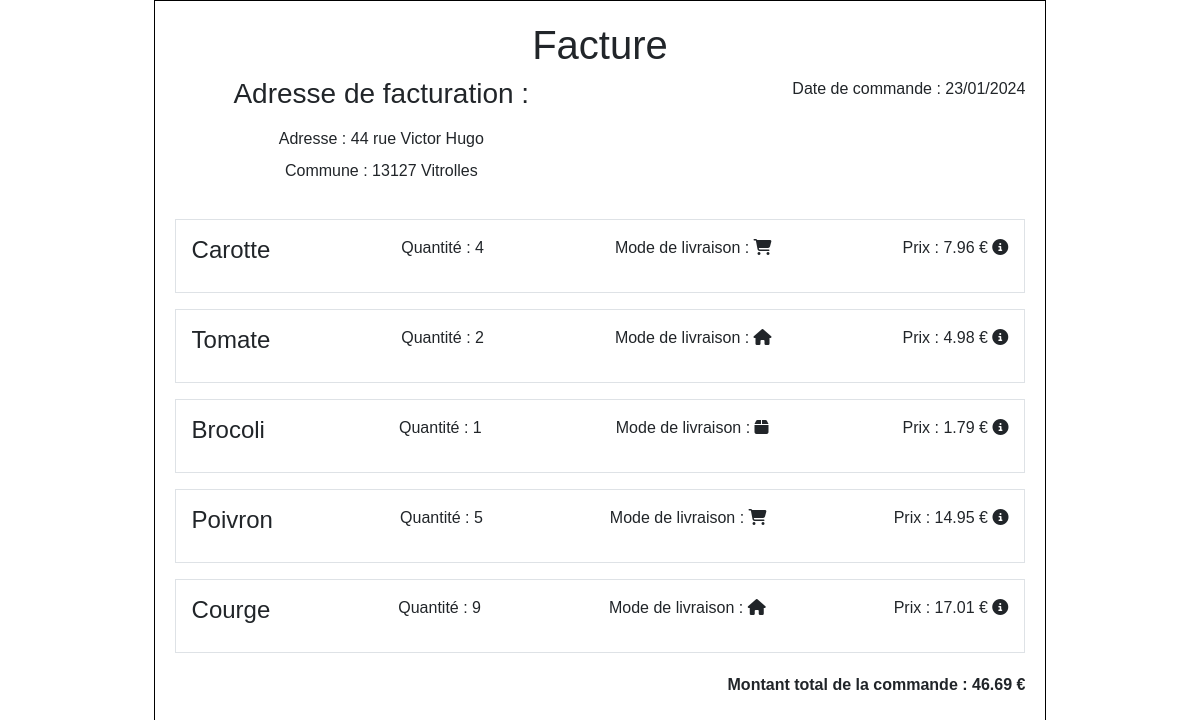
Screenshot of /views/facture.php with the database file from the repository.
### tables this page shows
CREATE TABLE IF NOT EXISTS `adresse` (
  `id` int NOT NULL AUTO_INCREMENT,
  `num` varchar(255) DEFAULT NULL,
  `rue` varchar(255) DEFAULT NULL,
  `CP` varchar(10) DEFAULT NULL,
  `commune` varchar(255) DEFAULT NULL,
  PRIMARY KEY (`id`)
);

CREATE TABLE IF NOT EXISTS `article` (
  `id` int NOT NULL AUTO_INCREMENT,
  `name` varchar(255) DEFAULT NULL,
  `quantity` int DEFAULT NULL,
  `price` decimal(10,2) DEFAULT NULL,
  `deliveryMode` varchar(50) DEFAULT NULL,
  PRIMARY KEY (`id`)
);

### Model/DatabaseModel.php (called while the page is built, shortened)
<?php
$servername = "localhost";
$username = "root";
$password = "";
$dbname = "facture";
$conn = new mysqli($servername, $username, $password, $dbname);
$adresseQuery = "SELECT num, rue, CP, commune FROM Adresse WHERE id = '1'";
$adresseResult = $conn->query($adresseQuery);
$adresse = $adresseResult->fetch_object();
$articlesQuery = "SELECT name, quantity, price, deliveryMode FROM Article";
$articlesResult = $conn->query($articlesQuery);
$articles = [];
while ($row = $articlesResult->fetch_object()) {
    $articles[] = $row;
}

### views/facture.php (the view, shortened to what this page needs)
<!DOCTYPE html>
<html>
<head>
    <link href="https://cdn.jsdelivr.net/npm/bootstrap@5.3.2/dist/css/bootstrap.min.css" rel="stylesheet">
    <link rel="stylesheet" href="https://cdnjs.cloudflare.com/ajax/libs/font-awesome/6.4.2/css/all.min.css" />
    <link rel="stylesheet" type="text/css" href="views/css/style.css">
</head>
<body>
<?php include 'Model/DatabaseModel.php'; ?>
    <div class="container">
        <div class="invoice">
            <div class="invoice-header">
                <h1 class="text-center">Facture</h1>
                <div class="row">
                    <div class="col-6">
                        <h3 class="mb-3">Adresse de facturation :</h3>
                        <address>
                            <div class="mb-2">Adresse : <?= $adresse->num; ?> rue <?= $adresse->rue; ?></div>
                            <div>Commune : <?= $adresse->CP; ?> <?= $adresse->commune; ?></div>
                        </address>
                    </div>
                    <div class="col-6 text-end">
                        <p>Date de commande : <?= date('d/m/Y'); ?></p>
                    </div>
                </div>
            </div>
            <div class="invoice-items">
                <?php foreach ($articles as $article) : ?>
                    <div class="item border p-3 mb-3">
                        <h4><?= $article->name; ?></h4>
                        <p>Quantité : <?= $article->quantity; ?></p>
                        <p>Mode de livraison :
                            <?php
                            $deliveryIcon = '';
                            if ($article->deliveryMode === 'shop') {
                                $deliveryIcon = '<i class="fas fa-shopping-cart"></i>';
                            } elseif ($article->deliveryMode === 'house') {
                                $deliveryIcon = '<i class="fas fa-home"></i>';
                            } elseif ($article->deliveryMode === 'box') {
                                $deliveryIcon = '<i class="fas fa-box" data-bs-toggle="tooltip" data-bs-placement="top" title="17 rue des Lila, 13080 Aix-En-Provence"></i>';
                            }
                            echo $deliveryIcon;
                            ?>
                        </p>
                        <p>Prix : <?= $article->price * $article->quantity; ?> €
                            <i class="fas fa-info-circle" data-bs-toggle="tooltip" data-bs-placement="top"
                                title="<?= number_format($article->price, 2) . ' x ' . $article->quantity . ' = ' . number_format($article->price * $article->quantity, 2) . ' €'; ?>"></i>
                        </p>
                    </div>
                <?php endforeach; ?>
            </div>
            <div class="invoice-total text-end">
                <?php
                $totalAmount = 0;
                foreach ($articles as $article) {
                    $totalAmount += $article->price * $article->quantity;
                }
                ?>
                <p data-bs-toggle="tooltip" data-bs-placement="top"
                    title="Somme des montants totaux de chaque article">Montant total de la commande :
                    <?= number_format($totalAmount, 2); ?> €
                </p>
            </div>
        </div>
    </div>
</body>
</html>

### views/css/style.css (style rules this page uses)
body { font-family: Arial, sans-serif; }
.invoice { width: 80%; margin: 0 auto; border: 1px solid #000; padding: 20px; }
.invoice-header { text-align: center; }
.invoice-items { margin-top: 20px; }
.item { display: flex; justify-content: space-between; border-bottom: 1px solid #ccc; padding: 5px 0; }
.invoice-total { margin-top: 20px; text-align: right; font-weight: bold; }

### rows the page displays
adresse: num "44", rue "Victor Hugo", CP "13127", commune "Vitrolles"
article: name "Carotte", quantity "4", deliveryMode "shop" (drawn), $article->price * $article->quantity "7.96"
article: name "Tomate", quantity "2", deliveryMode "house" (drawn), $article->price * $article->quantity "4.98"
article: name "Brocoli", quantity "1", deliveryMode "box" (drawn), $article->price*$article->quantity "1.79"
article: name "Poivron", quantity "5", deliveryMode "shop" (drawn), $article->price * $article->quantity "14.95"
article: name "Courge", quantity "9", deliveryMode "house" (drawn), $article->price * $article->quantity "17.01"

### other values shown
$totalAmount "46.69"
